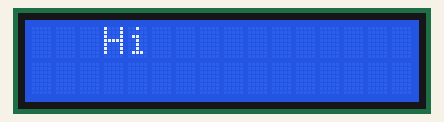
Bench run of a sketch on a simulated Arduino Uno, built with avr-gcc and run on an emulated ATmega328P. Shown: 16×2 character LCD.

Above: at 0.1 s.
At 1.1 s:
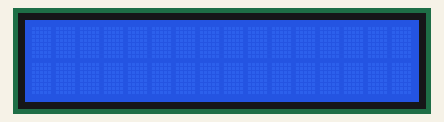

The sketch:

LCD_PRINT_BLINK.ino
```cpp
#include <hd44780.h>
#include <Wire.h>
#include <hd44780ioClass/hd44780_I2Cexp.h>

hd44780_I2Cexp lcd;
void setup() {
  // put your setup code here, to run once:
  lcd.begin(16, 2);
}
void loop() {
  // put your main code here, to run repeatedly:
  lcd.setCursor (3,0);
  lcd.print("Hi");
  while(1){
    lcd.display();
    delay(1000);
    lcd.noDisplay();
    delay(1000);
  }
}
```

Measured:
- what the display in image 1 shows lasts 1.0 s, from 1.1 s to 2.1 s
